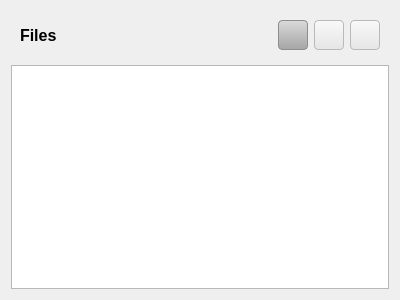
<?xml version="1.0" encoding="UTF-8"?>
<ui version="4.0">
 <class>FileListWidget</class>
 <widget class="QWidget" name="FileListWidget">
  <property name="geometry">
   <rect>
    <x>0</x>
    <y>0</y>
    <width>400</width>
    <height>300</height>
   </rect>
  </property>
  <property name="windowTitle">
   <string>Form</string>
  </property>
  <layout class="QVBoxLayout" name="verticalLayout">
   <item>
    <widget class="QWidget" name="hbox" native="true">
     <property name="styleSheet">
      <string notr="true">QPushButton {
	width: 40px;
}

QToolButton {
	width: 25px;
	height: 25px;
}

QPushButton, QToolButton {
	border-radius: 4px;
	border: 1px solid #b9b9b9;
	background-color: qlineargradient(x1: 0, y1: 0, x2: 0, y2: 1, stop: 0 #f9f9f9, stop: 1 #e5e5e5);
	color: #3a3a3a; 
	height: 25px;
}

QPushButton:hover, QToolButton:hover {
	background-color: qlineargradient(x1: 0, y1: 0, x2: 0, y2: 1, stop: 0 #c9c9c9, stop: 1 #a5a5a5);
    border-color: #8f8f8f;
}

QPushButton:pressed, QToolButton:pressed {
	background-color: qlineargradient(x1: 0, y1: 0, x2: 0, y2: 1, stop: 0 #a9a9a9, stop: 1 #959595);
    border-color: #8f8f8f;
}

QPushButton:disabled, QToolButton:disabled {
	background: qlineargradient(x1: 0, y1: 0, x2: 0, y2: 1, stop: 0 #dadada, stop: 1 #a5a5a5);
	border-color: #8e8e8e;
	color: #9a9a9a;
}</string>
     </property>
     <layout class="QHBoxLayout" name="horizontalLayout">
      <item>
       <widget class="QLabel" name="label">
        <property name="font">
         <font>
          <pointsize>12</pointsize>
          <bold>true</bold>
         </font>
        </property>
        <property name="text">
         <string>Files</string>
        </property>
       </widget>
      </item>
      <item>
       <spacer name="horizontalSpacer">
        <property name="orientation">
         <enum>Qt::Orientation::Horizontal</enum>
        </property>
        <property name="sizeHint" stdset="0">
         <size>
          <width>40</width>
          <height>20</height>
         </size>
        </property>
       </spacer>
      </item>
      <item>
       <widget class="QToolButton" name="removeButton">
        <property name="enabled">
         <bool>false</bool>
        </property>
        <property name="minimumSize">
         <size>
          <width>25</width>
          <height>25</height>
         </size>
        </property>
        <property name="cursor">
         <cursorShape>PointingHandCursor</cursorShape>
        </property>
        <property name="text">
         <string/>
        </property>
        <property name="icon">
         <iconset theme="QIcon::ThemeIcon::ListRemove"/>
        </property>
       </widget>
      </item>
      <item>
       <widget class="QToolButton" name="addButton">
        <property name="minimumSize">
         <size>
          <width>25</width>
          <height>25</height>
         </size>
        </property>
        <property name="cursor">
         <cursorShape>PointingHandCursor</cursorShape>
        </property>
        <property name="text">
         <string/>
        </property>
        <property name="icon">
         <iconset theme="QIcon::ThemeIcon::ListAdd"/>
        </property>
       </widget>
      </item>
      <item>
       <widget class="QToolButton" name="openButton">
        <property name="minimumSize">
         <size>
          <width>25</width>
          <height>25</height>
         </size>
        </property>
        <property name="cursor">
         <cursorShape>PointingHandCursor</cursorShape>
        </property>
        <property name="text">
         <string/>
        </property>
        <property name="icon">
         <iconset theme="QIcon::ThemeIcon::DocumentOpen"/>
        </property>
       </widget>
      </item>
     </layout>
    </widget>
   </item>
   <item>
    <widget class="QListWidget" name="fileList">
     <property name="font">
      <font>
       <pointsize>11</pointsize>
      </font>
     </property>
     <property name="dragDropMode">
      <enum>QAbstractItemView::DragDropMode::InternalMove</enum>
     </property>
     <property name="defaultDropAction">
      <enum>Qt::DropAction::MoveAction</enum>
     </property>
     <property name="alternatingRowColors">
      <bool>true</bool>
     </property>
     <property name="selectionBehavior">
      <enum>QAbstractItemView::SelectionBehavior::SelectRows</enum>
     </property>
     <property name="movement">
      <enum>QListView::Movement::Snap</enum>
     </property>
     <property name="isWrapping" stdset="0">
      <bool>false</bool>
     </property>
     <property name="resizeMode">
      <enum>QListView::ResizeMode::Adjust</enum>
     </property>
     <property name="spacing">
      <number>2</number>
     </property>
     <property name="wordWrap">
      <bool>true</bool>
     </property>
    </widget>
   </item>
  </layout>
 </widget>
 <resources/>
 <connections/>
</ui>
